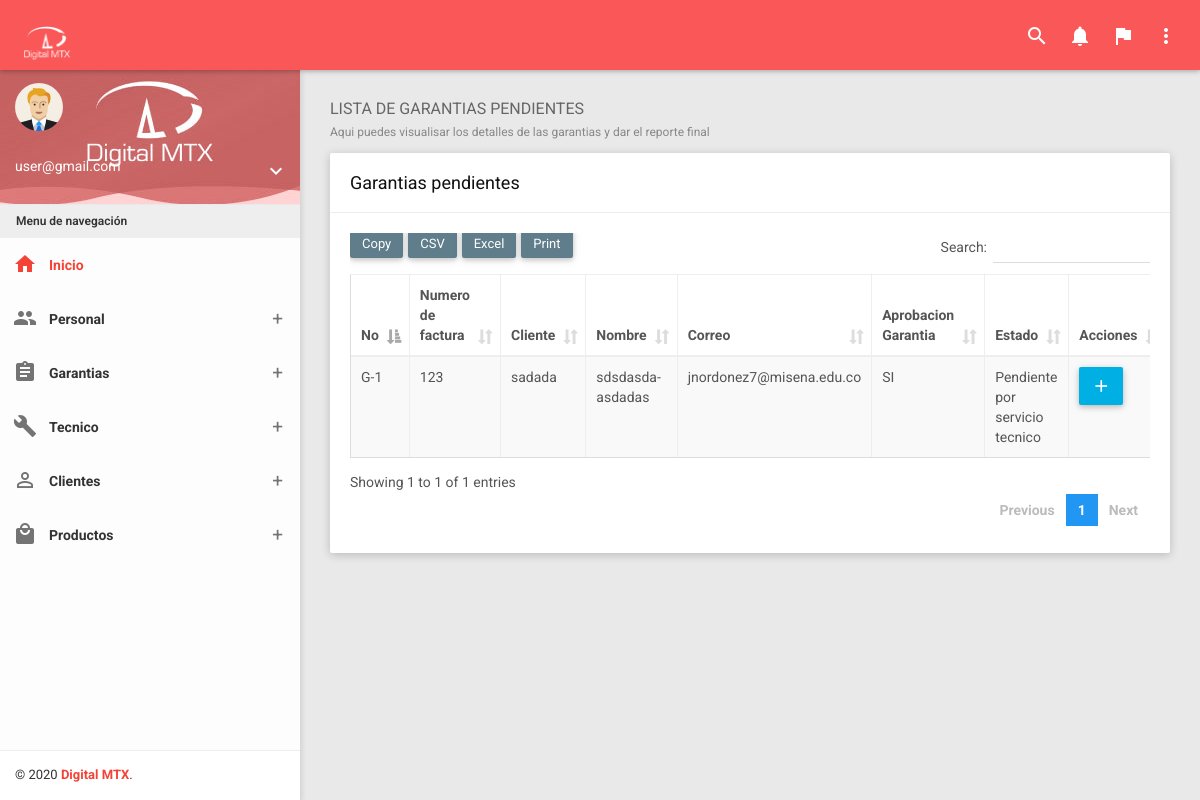
Before: /?controller=technical&method=list (signed in) with the older database file.
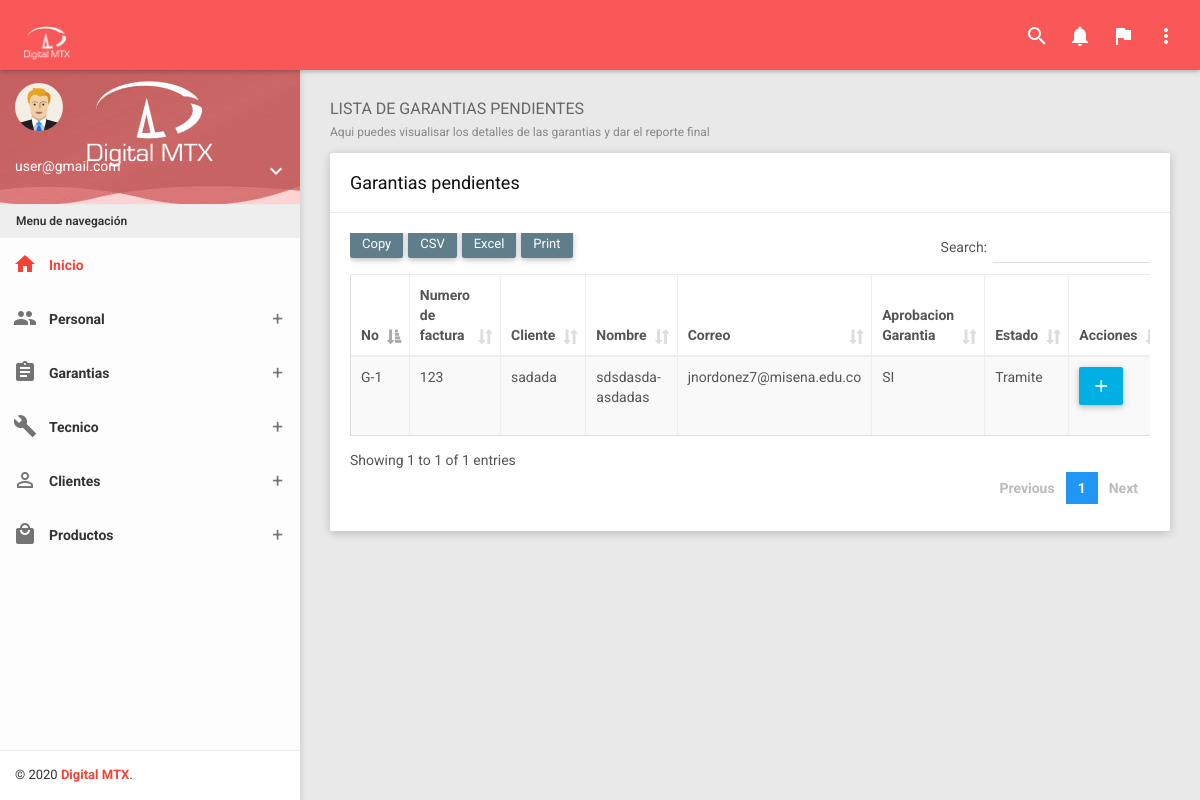
After: the same page with the newer database file.
### tables this page shows
CREATE TABLE `mg_garantia` (
  `id` int(11) NOT NULL,
  `No_garantia` varchar(20) NOT NULL,
  `Fecha_ingreso` date NOT NULL,
  `Hora_ingreso` varchar(50) NOT NULL,
  `Numero_Factura` varchar(50) NOT NULL,
  `Punto_Venta` varchar(50) NOT NULL,
  `Fecha_Compra` date NOT NULL,
  `Nombre_Cliente` varchar(50) NOT NULL,
  `Identificacion_Cliente` varchar(50) NOT NULL,
  `Correo_Cliente` varchar(50) NOT NULL,
  `Direccion_Cliente` varchar(50) NOT NULL,
  `Proveedor` varchar(50) NOT NULL,
  `Flete` varchar(5) NOT NULL,
  `Departamento` varchar(50) DEFAULT NULL,
  `Municipio` varchar(50) DEFAULT NULL,
  `Valor_Flete` varchar(40) DEFAULT NULL,
  `No_Guia` varchar(20) DEFAULT NULL,
  `Transportadora` varchar(50) DEFAULT NULL,
  `Observacion_Empleado` text NOT NULL,
  `Empleado` varchar(50) NOT NULL
);

CREATE TABLE `mg_detalle_garantia` (
  `id` int(11) NOT NULL,
  `Codigo_Producto` varchar(50) DEFAULT NULL,
  `Descripcion_Producto` text DEFAULT NULL,
  `Marca_Producto` varchar(50) DEFAULT NULL,
  `Sello_Producto` varchar(50) DEFAULT NULL,
  `Referencia` varchar(50) DEFAULT NULL,
  `Id_Garantia` int(11) DEFAULT NULL,
  `Observacion_Cliente` text DEFAULT NULL,
  `Aprobacion_Garantia` varchar(5) DEFAULT NULL,
  `Estado` varchar(50) DEFAULT NULL,
  `Observacion_Final` text DEFAULT NULL
);

### Controllers/TechnicalController.php (called while the page is built, shortened)
<?php
require 'Models/Technical.php';
class TechnicalController
{
	private $model;
	public function __construct()
	{
		$this->model = new Technical;
	}
	public function list()
	{
		require 'Views/Layout.php';
		$technicals = $this->model->getAll();
		require 'Views/Technicals/list.php';
	}
}

### Models/Technical.php (called while the page is built, shortened)
<?php
class Technical
{
	private $pdo;
	public function __construct()
	{
		try {
			$this->pdo = new Conexion;
		} catch (PDOException $e) {
			die($e->getMessage());
		}
	}
	public function getAll()
	{
		try {
			$strSql = "SELECT g.*,d.* FROM  mg_garantia g INNER JOIN mg_detalle_garantia d ON g.id = d.Id_Garantia WHERE d.Estado = 'Tramite' OR d.Estado = 'Solucionado por servicio tecnico' OR d.Estado = 'Pendiente por servicio tecnico'";
			$query = $this->pdo->select($strSql);
			return $query;
		} catch (PDOException $e) {
			die($e->getMessage());
		}
	}
}

### Providers/Database.php (called while the page is built, shortened)
<?php
class Conexion extends PDO
{
	public function select($strSql, $arrayData = array(), $fetchMode = PDO::FETCH_OBJ)
	{
		$query = $this->prepare($strSql);
		if (!$query->execute())
			echo "Error, la consulta no se realizó";
		else
			return $query->fetchAll($fetchMode);
	}
}

### Views/Technicals/list.php (the view)
<section class="content">
        <div class="container-fluid">
            <div class="block-header">
                <h2>
                    LISTA DE GARANTIAS PENDIENTES
                    <small>Aqui puedes visualisar los detalles de las garantias y dar el reporte final</small>
                </h2>
            </div>
            <div class="row clearfix">
                <div class="col-lg-12 col-md-12 col-sm-12 col-xs-12">
                    <div class="card">
                        <div class="header">
                            <h2>
                                Garantias pendientes
                            </h2>
                        </div>
                        <div class="body">
                            <div class="table-responsive">
                                <table class="table table-bordered table-striped table-hover dataTable js-exportable">
                                    <thead>
                                        <tr>
                                            <th>No</th>
                                            <th>Numero de factura</th>
                                            <th>Cliente</th>
                                            <th>Nombre</th>
                                            <th>Correo</th>
                                            <th>Aprobacion Garantia</th>
                                            <th>Estado</th>
                                            <th>Acciones</th>
                                        </tr>
                                    </thead>
                                    <tbody>
                                        <?php foreach ($technicals as $key => $technical) { ?>
                                            <tr>
                                                <td><?php echo $technical->No_garantia ?></td>
                                                <td><?php echo $technical->Numero_Factura ?></td>
                                                <td><?php echo $technical->Nombre_Cliente ?></td>
                                                <td><?php echo $technical->Descripcion_Producto ?></td>
                                                <td><?php echo $technical->Correo_Cliente ?></td>
                                                <td><?php echo $technical->Aprobacion_Garantia ?></td>
                                                <td><?php echo $technical->Estado ?></td>
                                                <td>
                                                    <div class="row clearfix">
                                                        <?php if ($technical->Estado == "Tramite" || $technical->Estado == "Pendiente por servicio tecnico") { ?>
                                                            <div class="col-sm-6">
                                                                <a href="?controller=technical&method=details&name=<?php echo $technical->Descripcion_Producto?>&id=<?php echo $technical->id ?>" class="btn btn-info"><i class="material-icons">add</i></a>
                                                            </div>
                                                        <?php } ?>
                                                    </div>
                                                </td>
                                            </tr>
                                        <?php }?>
                                    </tbody>
                                </table>
                            </div>
                        </div>
                    </div>
                </div>
            </div>
        </div>
    </section>

Changed rows visible on the page:
changed through a linked row, mg_garantia "sadada": mg_detalle_garantia.Estado "Pendiente por servicio tecnico" → "Tramite"
